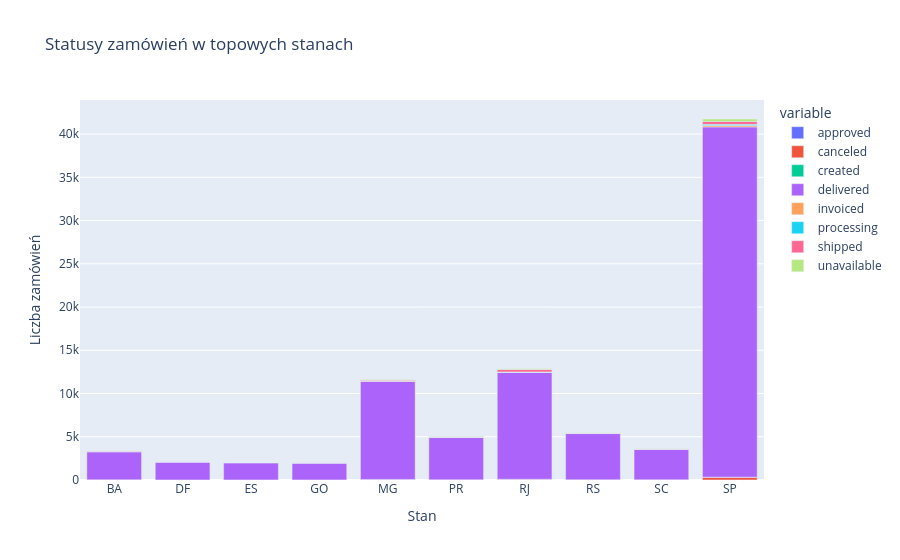
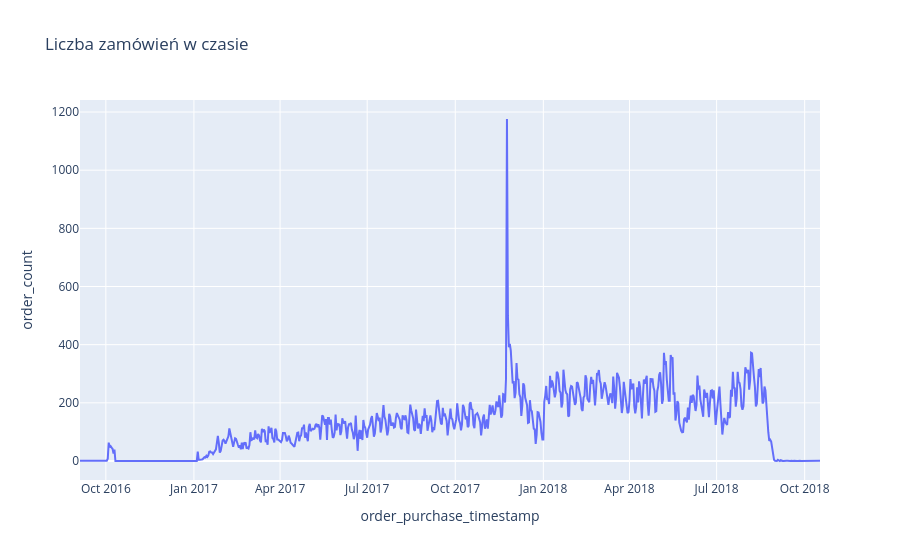

The notebook cell these images were saved under, in order:
### Markdown cell above
# Plotly - Interaktywne Wizualizacje

Dlaczego Plotly? Ponieważ generuje wykresy w HTML/JS, które można przeglądać interaktywnie w przeglądarce (zoom, hover, selekcja).
Tutoriale będą pokazywały - Matplotlib - legacy

### Code cell
import plotly.express as px

# Wizualizacja naszej tabeli przestawnej (Stacked Bar Chart)
fig_pivot = px.bar(df_pivot.reset_index(), x='customer_state', y=df_pivot.columns, 
                   title='Statusy zamówień w topowych stanach',
                   labels={'value': 'Liczba zamówień', 'customer_state': 'Stan'})
fig_pivot.show()

# Dodatkowo: Interaktywny szereg czasowy
df_orders['order_purchase_timestamp'] = pd.to_datetime(df_orders['order_purchase_timestamp'])
df_daily = df_orders.set_index('order_purchase_timestamp').resample('D').size().reset_index(name='order_count')

fig_line = px.line(df_daily, x='order_purchase_timestamp', y='order_count', 
                   title='Liczba zamówień w czasie')
fig_line.show()

### Figure 1 — Plotly figure (JSON) as saved in the notebook; plotly's stock layout.template omitted (floating-point values rounded to 4 significant figures)
{"data": [{"hovertemplate": "variable=approved<br>Stan=%{x}<br>Liczba zamówień=%{y}<extra></extra>", "legendgroup": "approved", "marker": {"color": "#636efa", "pattern": {"shape": ""}}, "name": "approved", "orientation": "v", "showlegend": true, "textposition": "auto", "type": "bar", "x": ["BA", "DF", "ES", "GO", "MG", "PR", "RJ", "RS", "SC", "SP"], "xaxis": "x", "y": [0, 0, 0, 0, 1, 0, 0, 0, 0, 1], "yaxis": "y"}, {"hovertemplate": "variable=canceled<br>Stan=%{x}<br>Liczba zamówień=%{y}<extra></extra>", "legendgroup": "canceled", "marker": {"color": "#EF553B", "pattern": {"shape": ""}}, "name": "canceled", "orientation": "v", "showlegend": true, "textposition": "auto", "type": "bar", "x": ["BA", "DF", "ES", "GO", "MG", "PR", "RJ", "RS", "SC", "SP"], "xaxis": "x", "y": [16, 7, 9, 13, 64, 22, 86, 25, 19, 327], "yaxis": "y"}, {"hovertemplate": "variable=created<br>Stan=%{x}<br>Liczba zamówień=%{y}<extra></extra>", "legendgroup": "created", "marker": {"color": "#00cc96", "pattern": {"shape": ""}}, "name": "created", "orientation": "v", "showlegend": true, "textposition": "auto", "type": "bar", "x": ["BA", "DF", "ES", "GO", "MG", "PR", "RJ", "RS", "SC", "SP"], "xaxis": "x", "y": [0, 1, 0, 0, 0, 1, 1, 1, 0, 1], "yaxis": "y"}, {"hovertemplate": "variable=delivered<br>Stan=%{x}<br>Liczba zamówień=%{y}<extra></extra>", "legendgroup": "delivered", "marker": {"color": "#ab63fa", "pattern": {"shape": ""}}, "name": "delivered", "orientation": "v", "showlegend": true, "textposition": "auto", "type": "bar", "x": ["BA", "DF", "ES", "GO", "MG", "PR", "RJ", "RS", "SC", "SP"], "xaxis": "x", "y": [3256, 2080, 1995, 1957, 11354, 4923, 12350, 5345, 3546, 40501], "yaxis": "y"}, {"hovertemplate": "variable=invoiced<br>Stan=%{x}<br>Liczba zamówień=%{y}<extra></extra>", "legendgroup": "invoiced", "marker": {"color": "#FFA15A", "pattern": {"shape": ""}}, "name": "invoiced", "orientation": "v", "showlegend": true, "textposition": "auto", "type": "bar", "x": ["BA", "DF", "ES", "GO", "MG", "PR", "RJ", "RS", "SC", "SP"], "xaxis": "x", "y": [9, 3, 4, 5, 39, 15, 26, 20, 12, 160], "yaxis": "y"}, {"hovertemplate": "variable=processing<br>Stan=%{x}<br>Liczba zamówień=%{y}<extra></extra>", "legendgroup": "processing", "marker": {"color": "#19d3f3", "pattern": {"shape": ""}}, "name": "processing", "orientation": "v", "showlegend": true, "textposition": "auto", "type": "bar", "x": ["BA", "DF", "ES", "GO", "MG", "PR", "RJ", "RS", "SC", "SP"], "xaxis": "x", "y": [11, 7, 2, 5, 31, 15, 32, 14, 14, 136], "yaxis": "y"}, {"hovertemplate": "variable=shipped<br>Stan=%{x}<br>Liczba zamówień=%{y}<extra></extra>", "legendgroup": "shipped", "marker": {"color": "#FF6692", "pattern": {"shape": ""}}, "name": "shipped", "orientation": "v", "showlegend": true, "textposition": "auto", "type": "bar", "x": ["BA", "DF", "ES", "GO", "MG", "PR", "RJ", "RS", "SC", "SP"], "xaxis": "x", "y": [68, 30, 17, 31, 71, 29, 289, 37, 28, 328], "yaxis": "y"}, {"hovertemplate": "variable=unavailable<br>Stan=%{x}<br>Liczba zamówień=%{y}<extra></extra>", "legendgroup": "unavailable", "marker": {"color": "#B6E880", "pattern": {"shape": ""}}, "name": "unavailable", "orientation": "v", "showlegend": true, "textposition": "auto", "type": "bar", "x": ["BA", "DF", "ES", "GO", "MG", "PR", "RJ", "RS", "SC", "SP"], "xaxis": "x", "y": [20, 12, 6, 9, 75, 40, 68, 24, 18, 292], "yaxis": "y"}], "layout": {"barmode": "relative", "legend": {"title": {"text": "variable"}, "tracegroupgap": 0}, "title": {"text": "Statusy zamówień w topowych stanach"}, "xaxis": {"anchor": "y", "domain": [0, 1], "title": {"text": "Stan"}}, "yaxis": {"anchor": "x", "domain": [0, 1], "title": {"text": "Liczba zamówień"}}}}

### Figure 2 — Plotly figure (JSON) as saved in the notebook; plotly's stock layout.template omitted (floating-point values rounded to 4 significant figures; data arrays with more than 128 entries replaced by an {"elided": "..."} marker saying what was removed)
{"data": [{"hovertemplate": "order_purchase_timestamp=%{x}<br>order_count=%{y}<extra></extra>", "legendgroup": "", "line": {"color": "#636efa", "dash": "solid"}, "marker": {"symbol": "circle"}, "mode": "lines", "name": "", "orientation": "v", "showlegend": false, "type": "scatter", "x": {"elided": "774 str values"}, "xaxis": "x", "y": {"elided": "774 int values"}, "yaxis": "y"}], "layout": {"legend": {"tracegroupgap": 0}, "title": {"text": "Liczba zamówień w czasie"}, "xaxis": {"anchor": "y", "domain": [0, 1], "title": {"text": "order_purchase_timestamp"}}, "yaxis": {"anchor": "x", "domain": [0, 1], "title": {"text": "order_count"}}}}
